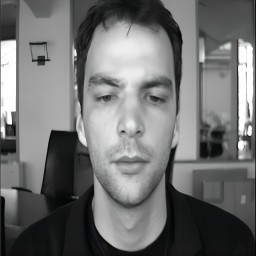
#> input picture Image Processing/charter 2/BioID_0000.jpg, 256 x 256 px
$ python test3-310.py
#> lines starting #> are read from the running program, lines starting #| are printed output that depends on the picture; after the words box and inside, x2 and y2 are one past the last pixel; in counts of white or black regions, pixels touching at a corner belong together
import cv2 as cv
import numpy as np

def adivision(img, a, b, x):
    x = int(256 / x)
    background = np.zeros((a, b), dtype=np.uint8)
    for i in range(a):
        for j in range(b):
            background[i][j] = (int(img[i][j] / x)+1) * x -1
    return background


img = cv.imread('BioID_0000.jpg')
#> img is the input picture: shape (256, 256, 3); mean B, G, R 112.6, 112.8, 112.2
img = cv.cvtColor(img, cv.COLOR_BGR2GRAY)
#> img: shape (256, 256)
cv.imshow("before256", img)
a = img.shape[0]
#> a = 256
b = img.shape[1]
#> b = 256
img = adivision(img, a, b, 128)
cv.imshow("after128", img)
img = adivision(img, a, b, 64)
cv.imshow("after64", img)
img = adivision(img, a, b, 32)
cv.imshow("after32", img)
img = adivision(img, a, b, 16)
cv.imshow("after16", img)
img = adivision(img, a, b, 8)
#> after the loop in adivision (call 5), `for i in range(a):`:
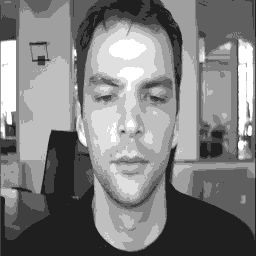
#> background: shape (256, 256); min 31, max 255, mean 127.2
cv.imshow("after8", img)
img = adivision(img, a, b, 4)
#> after the loop in adivision (call 6), `for i in range(a):`:
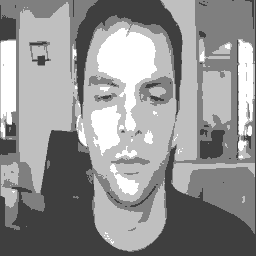
#> background: shape (256, 256); min 63, max 255, mean 146.3
cv.imshow("after4", img)
img = adivision(img, a, b, 2)
#> after the loop in adivision (call 7), `for i in range(a):`:
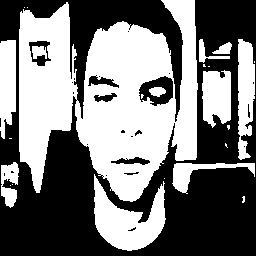
#> background: shape (256, 256); values 127 (black) and 255 (white), 47.8% white; 24 white regions (13 under 20 px), largest, box (x1, y1, x2, y2) and area: (19, 0, 198, 202) 22207, (94, 174, 166, 251) 2829, (238, 39, 255, 160) 1571
cv.imshow("after2", img)
cv.waitKey(0)
